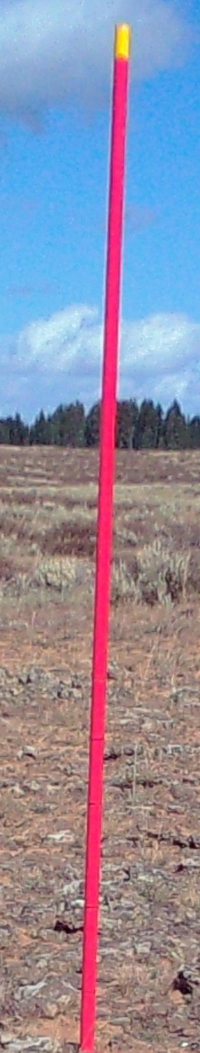
#> input picture data/cropped/W1A/WSCT0024.JPG, 400 x 2105 px, found by its file name (shown at 1/2 size); its folder holds only this picture in this run
$ jupyter execute --allow-errors regression_snowdepth_camera.ipynb   (shell and % lines are left out)
#> lines starting #> are read from the running program, lines starting #| are printed output that depends on the picture
#> further down, img is the input picture: PIL image 400x2105 RGB; mean R, G, B 144.3, 141.3, 160.6
# Regression model for snow depth in time lapse images

SnowEx Hackweek 2021

*#cam_learning*

__Contributors:__ Marianne Cowherd, Danny Hogan, Katie Breen, Ching-ping Yu

### __Objectives:__

- Train a regression model for extracting snow depth from time-lapse imagery using supervised learning
- Evaluate model for accuracy
- Test potential improvemnts (i.e. cropping images) and suggest ideas for next steps
- Learn ML!

### __Motivations:__

- 2020 SnowEx time-lapse imagery was labeled for snow-depth, but the process was time-consuming.
- Automated methods exist using color thresholding and the Hough Transform, but background pixels add uncertainty.
- Computer vision may be able to detect the pole without including the background noise, and identify the snow depth information
- 2017 SnowEx time-lapse has not been labeled, and a working ML model could be applied on these images

[cell 1]
### insert moving video of all the camera images and snow depths underneath (Katie will add once she gets the code from Cassie)

### __Methods__

We will use the 2020 SnowEx timelapse from one camera (W1A) as our predictor and the corresponding snow depth measurements in the SnowEx SQL database as the response, to build a supervised model.

__1) Load packages for image and data table pre-processing, model development, and model evaluation__

[cell 2]
# NOTE: this part of the tutorial uses additional libraries not in the default snowex jupyterhub
# mamba is a python package management alternative to conda and pip https://github.com/mamba-org/mamba

[cell 3]
#### Load packages for machine learning
import tensorflow as tf  # end-to-end open source platform for machine learning

# from tensorflow.keras.datasets import cifar10
# keras is python and uses tensorflow in the backend
from tensorflow.keras.models import Sequential
from tensorflow.keras.layers import Dense, Flatten, Conv2D
from tensorflow.keras.losses import sparse_categorical_crossentropy
from tensorflow.keras.optimizers import Adam
from sklearn.preprocessing import MinMaxScaler
from sklearn.metrics import mean_squared_error, r2_score, mean_absolute_percentage_error

#### Packages for image processing and computer vision
import pandas as pd
import numpy as np
import os
import matplotlib.pyplot as plt
import cv2
import geopandas as gpd
import datetime as dt
from datetime import datetime

from sklearn.model_selection import train_test_split
from PIL import Image
from PIL import Image, ExifTags

### Packages for processing snow depth values using the SnowEx SQL database
from snowexsql.db import get_table_attributes

import snowexsql.db
from snowexsql.data import PointData, SiteData
from snowexsql.conversions import query_to_geopandas
# Import the function to get connect to the db
from snowexsql.db import get_db

# This is what you will use for all of hackweek to access the db
db_name = 'snow:hackweek@52.32.183.144/snowex'
#> (the rest of this cell did not finish here and is left out)

__2. After loading the packages, we will load in the images from the Amazon Web Services S3. We will focus on one camera, W1A.__

[cell 4]
## Load in the images
filepath = '/tmp/camera-trap/W1A'
files = os.listdir(filepath)
files =  [filepath + '/' + str(f) for f in files]
image_data=[]

df = pd.DataFrame([],
                   columns=['date','photo_id','time','datetime','depth'])

#> (the rest of this cell did not finish here and is left out)

__3. Read in the images using cv2's imread function, then downscale the images to 200 x 200 pixels. 'pixels' is a list of all the images represented as an RGB array.__

[cell 5]
pixels = []
for i in range(0, len(df)):
    path = df['photo_id'][i]
    src = cv2.imread(path, cv2.IMREAD_UNCHANGED)  # imread defaults to BGR order when reading pictures, for a reason?
    width =200
    height = 200
    dsize = (width, height)
    # resize image
    output = cv2.resize(src, dsize)
    cv2.imwrite('tmp.jpg',output)
    img2 = cv2.imread('tmp.jpg')
    img2 = cv2.cvtColor(img2,cv2.COLOR_BGR2RGB)  # so we convert it back to RGB
    pixels.append(np.array(img2))

pixels = np.array(pixels)
print(pixels.shape)
np.save('pixels_open.npy',pixels)
#print(pixels)

[cell 6]
pixels=np.load('pixels_open.npy')

__4. Pull the snow depth values from the SnowEx SQL database__

In this case, we pulled all the data from the snow depth data from camera W1A.

#> (a cell that did not finish here is left out)

[cell 8]
len(df.loc[df['depth']>0]) # remaining matched values

[cell 9]
plt.plot(df['datetime'],df['depth'],'o')
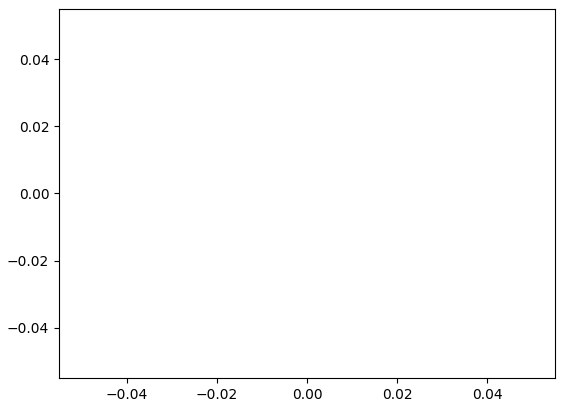
#> figure drawn by matplotlib, 1 panel

__5. We will do the same as before but this time with cropped images. We will compare our results between the full images and the cropped images.__

We will collapse the code to save space.

[cell 10]
site_loc='W1A'
os.chdir('/home/jovyan/cam-learning/data')
wd = os.getcwd()
#> (the rest of this cell did not finish here and is left out)

[cell 11]
import glob
filepath = '/home/jovyan/cam-learning/data/cropped/W1A/'
cropped_files = glob.glob(filepath + '*.JPG')
# cropped_files = os.listdir('/home/jovyan/cam-learning/data/cropped/W1A/')
# cropped_files =  ['/home/jovyan/cam-learning/data/cropped/W1A/' + str(f) for f in cropped_files]

df_cropped = pd.DataFrame([],
                   columns=['date','photo_id','time','datetime','depth'])
#> (the rest of this cell did not finish here and is left out)

## save pixels for cropped images

[cell 12]
pixels_cropped = []
for i in range(0, len(df)):
    path = df_cropped['photo_id'][i]
    src = cv2.imread(path, cv2.IMREAD_UNCHANGED)  # imread defaults to BGR order when reading pictures, for a reason?
    width =100
    height = 200
    dsize = (width, height)
    # resize image
    output = cv2.resize(src, dsize)
    cv2.imwrite('tmp.jpg',output)
    img2 = cv2.imread('tmp.jpg')
    img2 = cv2.cvtColor(img2,cv2.COLOR_BGR2RGB)  # so we convert it back to RGB
    pixels_cropped.append(np.array(img2))

pixels_cropped = np.array(pixels_cropped)
print(pixels.shape)
np.save('pixels_open_cropped.npy',pixels)
#print(pixels)

__6. Flattening pixels data in a table.__

[cell 13]
dataset_cropped = pixels_cropped.reshape((659,-1))
#> (the rest of this cell did not finish here and is left out)

[cell 14]
dataset = pixels.reshape((659,-1))
#> (the rest of this cell did not finish here and is left out)

[cell 15]
# run this cell if you've already saved the dataset
'''
dataset = np.load('dataset_open.npy',allow_pickle=True)
dataset = dataset[dataset[:,-1]>0]
'''
#> (the rest of this cell did not finish here and is left out)

__7. Machine Learning Linear Regression.__

#> (a cell that did not finish here is left out)

# four machine learning scenarios:
1. full image, linear regression
2. fill image, CNN
3. cropped image, linear regression
4. cropped image, CNN

#> (a cell that did not finish here is left out)

[cell 18]
scaler = MinMaxScaler()
#> (the rest of this cell did not finish here and is left out)

#> (a cell that did not finish here is left out)

[cell 20]
tf.random.set_seed(0) ## For reproducible results
#> (this line was passed over: tensorflow is not available in this run)
